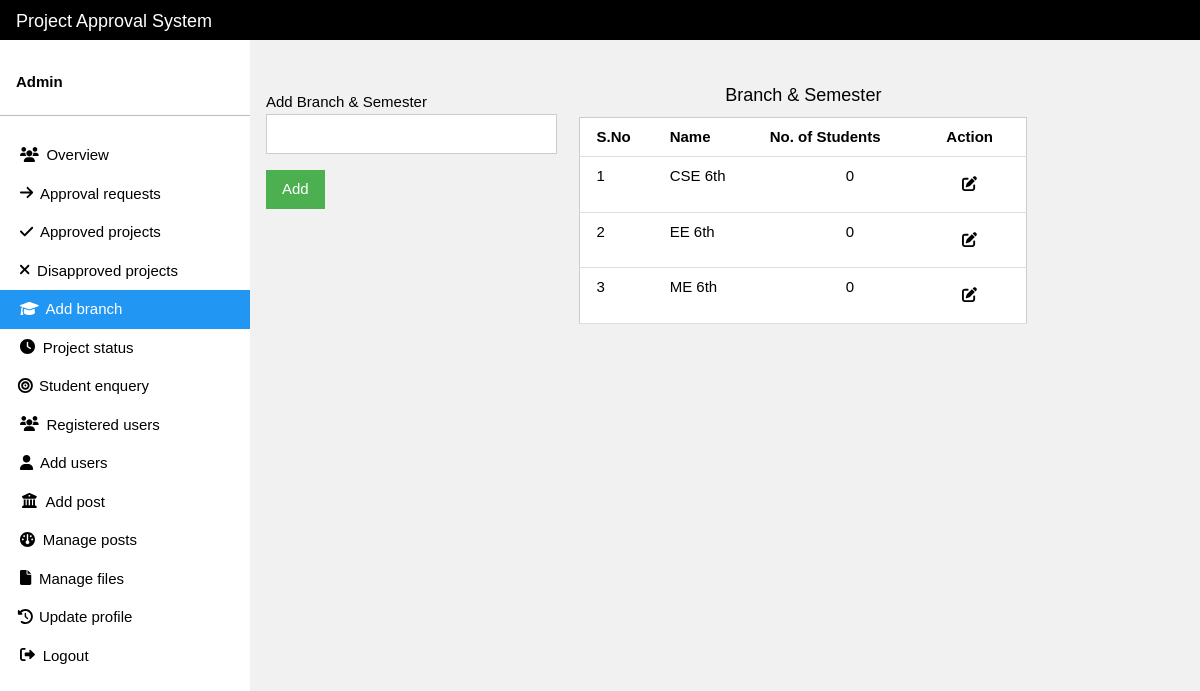
Screenshot of /admin/add-branch.php (signed in) with the database file from the repository.
### tables this page shows
CREATE TABLE `branch` (
  `branch_id` int(11) NOT NULL,
  `branch_name` varchar(100) NOT NULL,
  `total_stu` int(11) NOT NULL,
  `total_pro_req` int(11) NOT NULL,
  `total_approved` int(11) NOT NULL,
  `total_disapproved` int(11) NOT NULL
);

### admin/add-branch.php (the view, shortened to what this page needs)
<?php
include("includes/header.php");
include '../config.php';
?>
<div class="w3-container">
    <div class="row mt-5">
      <div class="col-md-4 col-sm-4">
          <form action="" method="post">
            <div class="w3-section">
              <label for="branch">Add Branch & Semester</label>
              <input type="text" class="w3-input w3-border" id="branch" name="branch" required>
            </div>
            <button type="submit" class="w3-btn w3-center w3-green" name="add_branch">Add</button>
          </form><br>
      </div>
      <div class="col-md-6 col-sm-6">
          <h5 class="w3-center">Branch & Semester</h5>
          <table class="w3-table w3-border w3-bordered w3-white">
            <thead>
              <tr><th>S.No</th><th>Name</th><th>No. of Students</th><th>Action</th></tr>
            </thead>
            <tbody>
                <?php
                  $sql = "SELECT * FROM branch";
                  $result = $conn->prepare($sql);
                  $result->execute();
                  if($result->rowCount() > 0){
                    $num = 1;
                    while($row = $result->fetch(PDO::FETCH_ASSOC)){
                ?>
                <tr>
                <td><?php echo $num;  ?></td>
                <td><?php echo $row['branch_name'];  ?></td>
                <td class="w3-center"><?php echo $row['total_stu'];  ?></td>
                <td><label for="modalbox" id="modal-label<?php echo $row['branch_id']; ?>" class="w3-btn"><i class='fa-solid fa-edit'></i></label>
</td>
              </tr>
              <?php $num++;} }else{
                $msg = 'No Records';
              } ?>
              </tbody>
          </table>
      </div>
    </div>
  </div>
</div>
<?php include('includes/footer.php'); ?>

### css/w3css.css (style rules this page uses)
html { box-sizing:border-box }
*,*:before,*:after { box-sizing:inherit }
html { -ms-text-size-adjust:100%;-webkit-text-size-adjust:100% }
body { margin:0 }
button,input,select,textarea,optgroup { font:inherit;margin:0 }
button,input { overflow:visible }
button,select { text-transform:none }
button,[type=button],[type=reset],[type=submit] { -webkit-appearance:button }
html,body { font-family:Verdana,sans-serif;font-size:15px;line-height:1.5 }
html { overflow-x:hidden }
h5 { font-size:18px }
h1,h2,h3,h4,h5,h6 { font-family:"Segoe UI",Arial,sans-serif;font-weight:400;margin:10px 0 }
.w3-table,.w3-table-all { border-collapse:collapse;border-spacing:0;width:100%;display:table }
.w3-bordered tr,.w3-table-all tr { border-bottom:1px solid #ddd }
.w3-table td,.w3-table th,.w3-table-all td,.w3-table-all th { padding:8px 8px;display:table-cell;text-align:left;vertical-align:top }
.w3-table th:first-child,.w3-table td:first-child,.w3-table-all th:first-child,.w3-table-all td:first-child { padding-left:16px }
.w3-btn,.w3-button { border:none;display:inline-block;padding:8px 16px;vertical-align:middle;overflow:hidden;text-decoration:none;color:inherit;background-color:inherit;text-align:center;cursor:pointer;white-space:nowrap }
.w3-btn,.w3-button { -webkit-touch-callout:none;-webkit-user-select:none;-khtml-user-select:none;-moz-user-select:none;-ms-user-select:none;user-select:none }
.w3-input { padding:8px;display:block;border:none;border-bottom:1px solid #ccc;width:100% }
.w3-container:after,.w3-container:before,.w3-panel:after,.w3-panel:before,.w3-row:after,.w3-row:before,.w3-row-padding:after,.w3-row-padding:before, .w3-cell-row:before,.w3-cell-row:after,.w3-clear:after,.w3-clear:before,.w3-bar:before,.w3-bar:after { content:"";display:table;clear:both }
.w3-container,.w3-panel { padding:0.01em 16px }
.w3-center { text-align:center!important }
.w3-border { border:1px solid #ccc!important }
.w3-section,.w3-code { margin-top:16px!important;margin-bottom:16px!important }
.w3-green,.w3-hover-green:hover { color:#fff!important;background-color:#4CAF50!important }
.w3-white,.w3-hover-white:hover { color:#000!important;background-color:#fff!important }
.w3-light-grey,.w3-hover-light-grey:hover,.w3-light-gray,.w3-hover-light-gray:hover { color:#000!important;background-color:#f1f1f1!important }

### css/style.css (style rules this page uses)
body { background-color:antiquewhite; }
html,body,h1,h2,h3,h4,h5 { font-family: "Raleway", sans-serif }

### rows the page displays
branch: branch_name "CSE 6th", total_stu "0"
branch: branch_name "EE 6th", total_stu "0"
branch: branch_name "ME 6th", total_stu "0"
